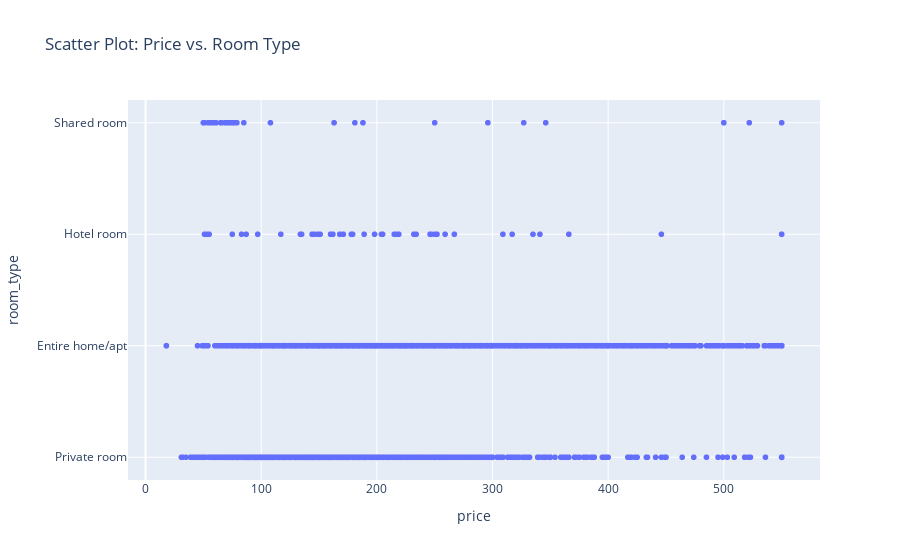

The notebook cell saved with this chart:
### Code cell
# Making a scatter plot
fig = px.scatter(airbnb, x='price', y='room_type', title='Scatter Plot: Price vs. Room Type')
fig.show()

### Figure 1 — Plotly figure (JSON) as saved in the notebook; plotly's stock layout.template omitted (floating-point values rounded to 4 significant figures; data arrays with more than 128 entries replaced by an {"elided": "..."} marker saying what was removed)
{"data": [{"hovertemplate": "price=%{x}<br>room_type=%{y}<extra></extra>", "legendgroup": "", "marker": {"color": "#636efa", "symbol": "circle"}, "mode": "markers", "name": "", "showlegend": false, "type": "scattergl", "x": {"elided": "8386 int values"}, "xaxis": "x", "y": {"elided": "8386 str values"}, "yaxis": "y"}], "layout": {"legend": {"tracegroupgap": 0}, "title": {"text": "Scatter Plot: Price vs. Room Type"}, "xaxis": {"anchor": "y", "domain": [0, 1], "title": {"text": "price"}}, "yaxis": {"anchor": "x", "domain": [0, 1], "title": {"text": "room_type"}}}}
